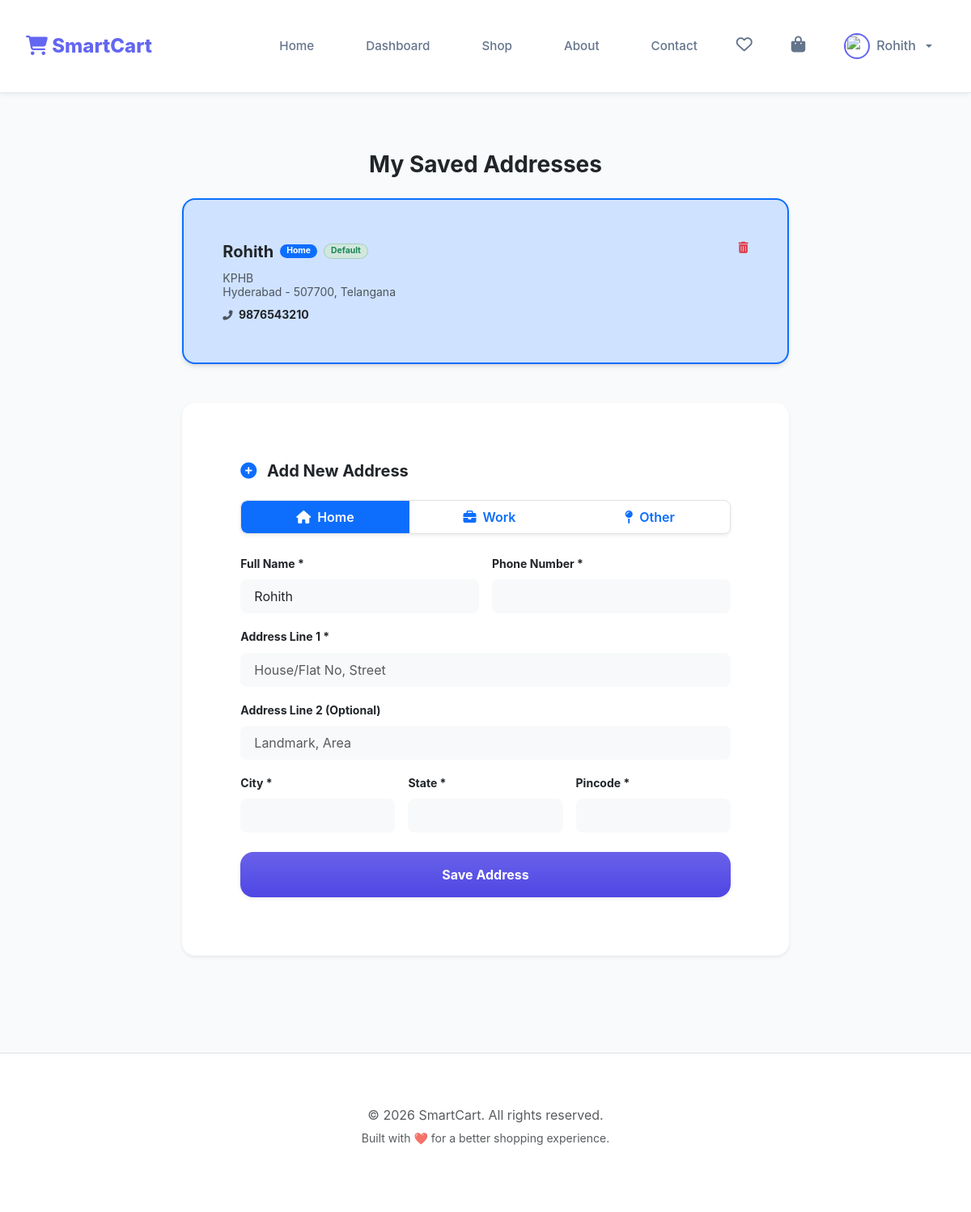
The page /user/addresses (signed in) on the database its author committed.
### tables this page shows
CREATE TABLE addresses (
        address_id INTEGER PRIMARY KEY AUTOINCREMENT,
        user_id INTEGER NOT NULL,
        label TEXT DEFAULT 'Home',
        full_name TEXT NOT NULL,
        phone TEXT NOT NULL,
        address_line1 TEXT NOT NULL,
        address_line2 TEXT DEFAULT NULL,
        city TEXT NOT NULL,
        state TEXT NOT NULL,
        pincode TEXT NOT NULL,
        is_default INTEGER DEFAULT 0,
        created_at TIMESTAMP DEFAULT CURRENT_TIMESTAMP,
        FOREIGN KEY (user_id) REFERENCES users(user_id) ON DELETE CASCADE
    );

### app.py (the view)
@app.route('/user/addresses')
def user_addresses():
    if 'user_id' not in session:
        return redirect(url_for('user_login'))
    user_id = session.get('user_id')
    conn = get_db_connection()
    cursor = conn.cursor()
    cursor.execute("SELECT * FROM addresses WHERE user_id = ? ORDER BY is_default DESC, created_at DESC", (user_id,))
    addresses = cursor.fetchall()
    cursor.close()
    conn.close()
    return render_template('user/addresses.html', addresses=addresses)

### app.py (called while the page is built)
def get_db_connection():
    try:
        conn = sqlite3.connect(app.config['DATABASE_PATH'], detect_types=sqlite3.PARSE_DECLTYPES)
        conn.row_factory = sqlite3.Row
        conn.execute("PRAGMA foreign_keys = ON")
        return conn
    except sqlite3.Error as err:
        print(f"Error: {err}")
        return None

### templates/user/addresses.html (shortened to what this page needs)
{% extends "user/base.html" %}
{% block content %}
<div class="py-5">
    <div class="row justify-content-center">
        <div class="col-lg-8">
            <h1 class="h3 fw-bold text-dark mb-4 text-center">My Saved Addresses</h1>
            {% if addresses and addresses|length > 0 %}
            <div class="d-flex flex-column gap-3 mb-5">
                {% for addr in addresses %}
                <div class="card border-2 rounded-4 overflow-hidden {% if addr.is_default %}border-primary bg-primary-subtle bg-opacity-10{% else %}border-light{% endif %}">
                    <div class="card-body p-4">
                        <div class="d-flex justify-content-between align-items-start">
                            <div>
                                <div class="d-flex flex-wrap align-items-center gap-2 mb-2">
                                    <span class="fw-bold text-dark fs-5">{{ addr.full_name }}</span>
                                    <span class="badge {% if addr.label == 'Home' %}bg-primary{% elif addr.label == 'Work' %}bg-warning text-dark{% else %}bg-success{% endif %} rounded-pill px-2" style="font-size: 0.65rem;">{{ addr.label }}</span>
                                    {% if addr.is_default %}
                                    <span class="badge bg-success-subtle text-success border border-success-subtle rounded-pill px-2" style="font-size: 0.65rem;">Default</span>
                                    {% endif %}
                                </div>
                                <p class="text-muted small mb-2 lh-sm">
                                    {{ addr.address_line1 }}{% if addr.address_line2 %}, {{ addr.address_line2 }}{% endif %}<br>
                                    {{ addr.city }} - {{ addr.pincode }}, {{ addr.state }}
                                </p>
                                <p class="text-dark small mb-0 fw-bold">
                                    <i class="fas fa-phone-alt text-muted me-1 small"></i> {{ addr.phone }}
                                </p>
                            </div>
                            <div class="d-flex flex-column gap-2 text-end">
                                <a href="{{ url_for('delete_address', address_id=addr.address_id) }}" class="btn btn-link btn-sm text-danger p-0" onclick="return confirm('Delete this address?');">
                                    <i class="fas fa-trash-alt"></i>
                                </a>
                            </div>
                        </div>
                    </div>
                </div>
                {% endfor %}
            </div>
            {% else %}
            <div class="text-center py-4 bg-light rounded-4 border border-dashed mb-5">
                <p class="text-muted mb-0 small">No saved addresses yet. Add one below!</p>
            </div>
            {% endif %}
            <div class="card border-0 shadow-sm rounded-4">
                <div class="card-body p-4 p-md-5">
                    <h2 class="h5 fw-bold text-dark mb-4"><i class="fas fa-plus-circle text-primary me-2"></i> Add New Address</h2>
                    <form action="{{ url_for('add_address') }}" method="POST">
                        <div class="btn-group w-100 mb-4 rounded-3 overflow-hidden shadow-sm border">
                            <label class="btn btn-outline-primary border-0 py-2" for="addr-Home"><i class="fas fa-home me-2"></i>Home</label>
                            <label class="btn btn-outline-primary border-0 py-2" for="addr-Work"><i class="fas fa-briefcase me-2"></i>Work</label>
                            <label class="btn btn-outline-primary border-0 py-2" for="addr-Other"><i class="fas fa-map-pin me-2"></i>Other</label>
                        </div>
                        <div class="row g-3 mb-3">
                            <div class="col-md-6">
                                <label class="form-label small fw-bold">Full Name *</label>
                                <input type="text" name="full_name" class="form-control py-2 rounded-3 border-light bg-light" value="{{ session.get('user_name', '') }}" required>
                            </div>
                            <div class="col-md-6">
                                <label class="form-label small fw-bold">Phone Number *</label>
                                <input type="tel" name="phone" class="form-control py-2 rounded-3 border-light bg-light" required>
                            </div>
                        </div>
                        <div class="mb-3">
                            <label class="form-label small fw-bold">Address Line 1 *</label>
                            <input type="text" name="address_line1" class="form-control py-2 rounded-3 border-light bg-light" placeholder="House/Flat No, Street" required>
                        </div>
                        <div class="mb-3">
                            <label class="form-label small fw-bold">Address Line 2 (Optional)</label>
                            <input type="text" name="address_line2" class="form-control py-2 rounded-3 border-light bg-light" placeholder="Landmark, Area">
                        </div>
                        <div class="row g-3 mb-4">
                            <div class="col-md-4">
                                <label class="form-label small fw-bold">City *</label>
                                <input type="text" name="city" class="form-control py-2 rounded-3 border-light bg-light" required>
                            </div>
                            <div class="col-md-4">
                                <label class="form-label small fw-bold">State *</label>
                                <input type="text" name="state" class="form-control py-2 rounded-3 border-light bg-light" required>
                            </div>
                            <div class="col-md-4">
                                <label class="form-label small fw-bold">Pincode *</label>
                                <input type="text" name="pincode" class="form-control py-2 rounded-3 border-light bg-light" required>
                            </div>
                        </div>
                        <button type="submit" class="btn btn-primary bg-gradient w-100 py-3 fw-bold rounded-4 border-0 shadow-sm">
                            Save Address
                        </button>
                    </form>
                </div>
            </div>
        </div>
    </div>
</div>
{% endblock %}

### templates/user/base.html (shortened to what this page needs)
<!DOCTYPE html>
<html lang="en">
<head>
    <link href="https://cdn.jsdelivr.net/npm/bootstrap@5.3.0/dist/css/bootstrap.min.css" rel="stylesheet">
    <link rel="stylesheet" href="{{ url_for('static', filename='css/style.css') }}">
    <link rel="stylesheet" href="https://cdnjs.cloudflare.com/ajax/libs/font-awesome/6.4.0/css/all.min.css">
</head>
<body>
    <nav class="navbar navbar-expand-lg sticky-top">
        <div class="container">
            <a class="navbar-brand" href="/">
                <i class="fas fa-shopping-cart"></i> SmartCart
            </a>
            <div class="collapse navbar-collapse" id="navbarNav">
                <ul class="navbar-nav ms-auto mb-2 mb-lg-0">
                    <li class="nav-item">
                        <a class="nav-link {% if request.endpoint == 'index' %}active{% endif %}" href="/">Home</a>
                    </li>
                    {% if request.endpoint not in ['user_login', 'user_signup', 'admin_login', 'admin_signup', 'superadmin_login'] %}
                        {% if session.get('user_id') %}
                        <li class="nav-item">
                            <a class="nav-link {% if request.endpoint == 'user_dashboard' %}active{% endif %}" href="{{ url_for('user_dashboard') }}">Dashboard</a>
                        </li>
                        {% endif %}
                        <li class="nav-item">
                            <a class="nav-link {% if request.endpoint == 'shop' %}active{% endif %}" href="{{ url_for('shop') }}">Shop</a>
                        </li>
                    {% endif %}
                    <li class="nav-item">
                        <a class="nav-link {% if request.endpoint == 'about' %}active{% endif %}" href="{{ url_for('about') }}">About</a>
                    </li>
                    <li class="nav-item">
                        <a class="nav-link {% if request.endpoint == 'contact' %}active{% endif %}" href="{{ url_for('contact') }}">Contact</a>
                    </li>
                </ul>
                <div class="d-flex align-items-center gap-3">
                    {% if not session.get('user_id') and not session.get('admin_id') %}
                        <a href="{{ url_for('user_login') }}" class="nav-link">Login</a>
                        <a href="{{ url_for('user_signup') }}" class="btn-gradient px-4 py-2">Sign Up</a>
                    {% else %}
                        {% if session.get('user_id') and request.endpoint not in ['user_login', 'user_signup', 'admin_login', 'admin_signup', 'superadmin_login'] %}
                            <a href="{{ url_for('view_wishlist') }}" class="nav-link" title="Wishlist">
                                <i class="far fa-heart fs-5"></i>
                            </a>
                            <a href="{{ url_for('view_cart') }}" class="nav-link position-relative" title="Cart">
                                <i class="fas fa-shopping-bag fs-5"></i>
                                {% set cart_count = session.get('cart', {})|length %}
                            </a>
                            <div class="dropdown">
                                <a class="nav-link dropdown-toggle d-flex align-items-center gap-2" href="#" role="button" data-bs-toggle="dropdown" aria-expanded="false">
                                    <img src="{{ url_for('static', filename='uploads/user_profiles/' + session.get('user_profile_image', 'default.png')) }}" style="width: 32px; height: 32px; border-radius: 50%; object-fit: cover; border: 2px solid #6366f1;">
                                    <span class="d-none d-sm-inline">{{ session.get('user_name') }}</span>
                                </a>
                            </div>
                        {% elif session.get('admin_id') and request.endpoint not in ['user_login', 'user_signup', 'admin_login', 'admin_signup', 'superadmin_login'] %}
                            <a href="{{ url_for('admin_logout') }}" class="btn btn-light rounded-pill px-4">Logout</a>
                        {% endif %}
                    {% endif %}
                </div>
            </div>
        </div>
    </nav>
    <div class="container py-4">
        {% block content %}{% endblock %}
    </div>
    <footer class="py-5 bg-white border-top mt-5">
        <div class="container text-center text-muted">
            <p class="mb-1">&copy; 2026 SmartCart. All rights reserved.</p>
            <p class="small">Built with ❤️ for a better shopping experience.</p>
        </div>
    </footer>
</body>
</html>

### static/css/style.css (style rules this page uses)
:root { --primary-color: #4f46e5; --primary-hover: #4338ca; --secondary-color: #f8fafc; --accent-color: #06b6d4; --text-primary: #1e293b; --text-secondary: #64748b; --bg-main: #f1f5f9; --card-bg: #ffffff; --success: #10b981; --danger: #ef4444; --warning: #f59e0b; --shadow: 0 4px 6px -1px rgb(0 0 0 / 0.1), 0 2px 4px -2px rgb(0 0 0 / 0.1); --shadow-lg: 0 10px 15px -3px rgb(0 0 0 / 0.1), 0 4px 6px -4px rgb(0 0 0 / 0.1); --radius: 12px; }
* { margin: 0; padding: 0; box-sizing: border-box; font-family: 'Inter', -apple-system, sans-serif; }
body { background-color: var(--bg-main); color: var(--text-primary); line-height: 1.6; }
.container { max-width: 1400px; margin: 0 auto; padding: 1rem 2rem; }
.form-control { width: 100%; padding: 0.75rem 1rem; border: 1px solid #e2e8f0; border-radius: 8px; outline: none; transition: border-color 0.2s; }
.btn { display: inline-block; padding: 0.75rem 1.5rem; border-radius: 8px; font-weight: 600; text-decoration: none; cursor: pointer; transition: all 0.2s; border: none; text-align: center; }
.btn-primary { background-color: var(--primary-color); color: white; width: 100%; }
.nav-item { text-decoration: none; color: var(--text-secondary); font-weight: 500; font-size: 0.95rem; padding: 0.5rem 1rem; border-radius: 8px; transition: all 0.2s; display: flex; align-items: center; gap: 0.5rem; }
.card { background: white; border-radius: var(--radius); padding: 1.5rem; box-shadow: var(--shadow); }

### templates/user/base.html (style rules this page uses)
:root { --primary-gradient: linear-gradient(135deg, #6366f1 0%, #a855f7 100%); --font-main: 'Outfit', sans-serif; }
body { font-family: var(--font-main); background-color: #f8fafc; color: #1e293b; }
.navbar { background: rgba(255, 255, 255, 0.9) !important; backdrop-filter: blur(10px); border-bottom: 1px solid #e2e8f0; padding: 0.8rem 0; box-shadow: 0 4px 6px -1px rgba(0, 0, 0, 0.05); }
.navbar-brand { font-size: 1.5rem; font-weight: 800; color: #6366f1 !important; }
.nav-link { color: #64748b !important; font-weight: 500; transition: color 0.3s; padding: 0.5rem 1rem !important; }

### rows shown on the page
addresses: get "Rohith", full_name "Rohith", label "Home", is_default "Default", address_line1 "KPHB", city "Hyderabad", pincode "507700", state "Telangana", phone "9876543210"
